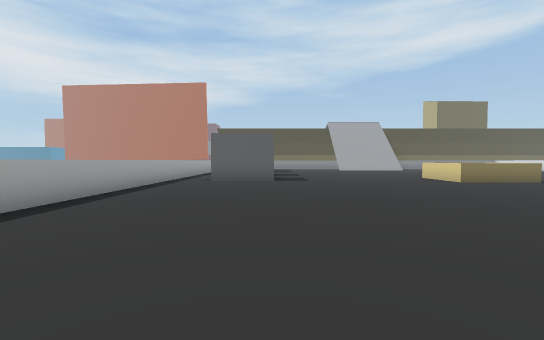
view 1 (above)

20 first-person views from a walk through a 3-D level made in the Unity game engine. The camera is 1.4 m above the floor, tilts 2° down and sees 90° across. The floor is counted in squares, 2 m on a side. Each view is taken from the middle of a square. On the plan, view 1 faces up. The plan holds only what a view shows up to about 9 squares ahead; the rest is blank. The place goes on beyond the plan. The player is left out.

view 2
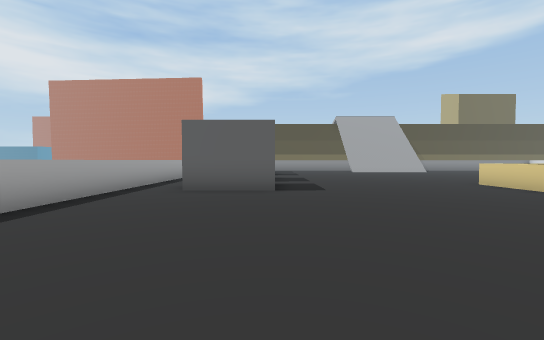

view 3
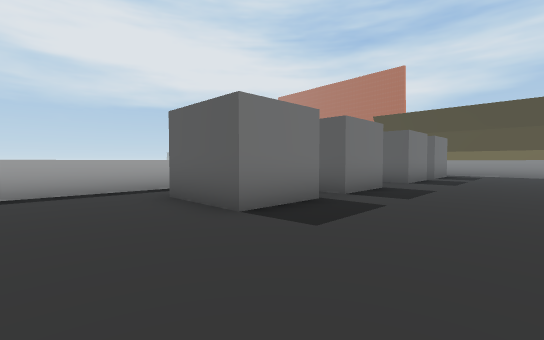

view 4
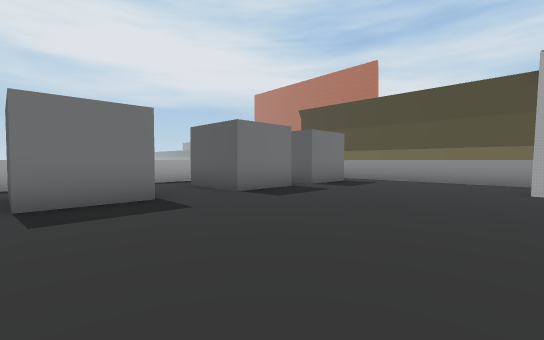

view 5
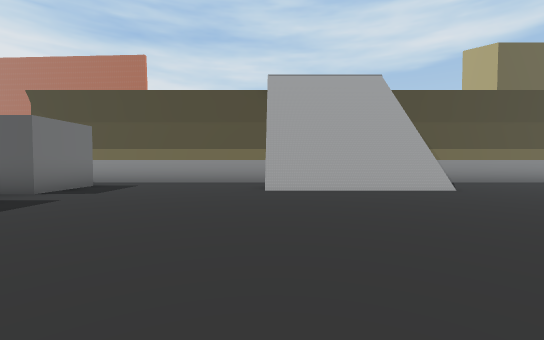

view 6
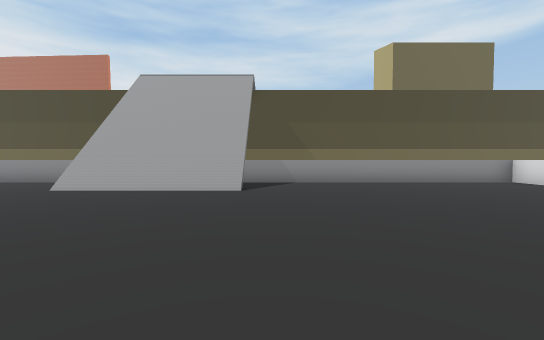

view 7
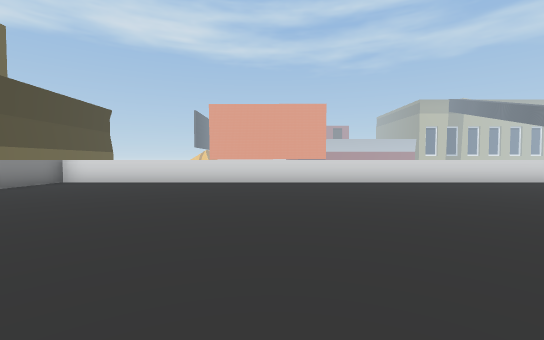

view 8
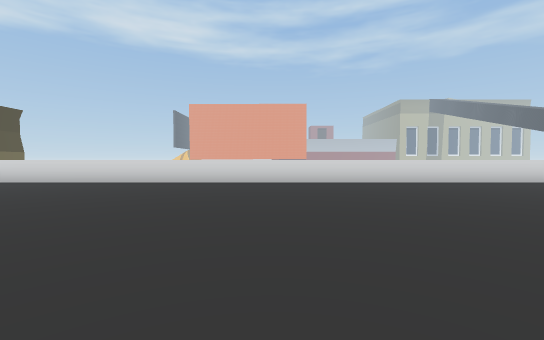

view 9
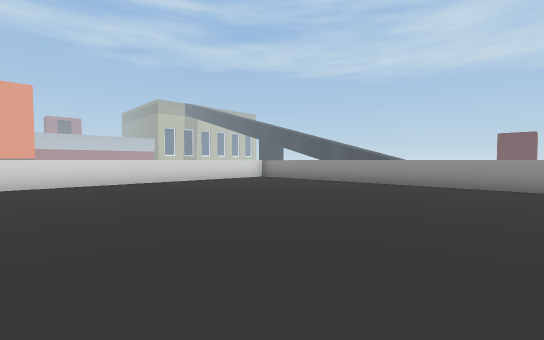

view 10
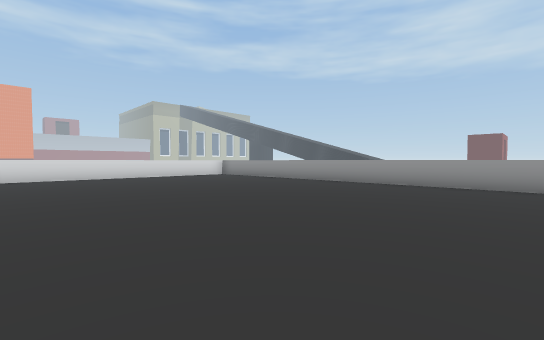

view 11
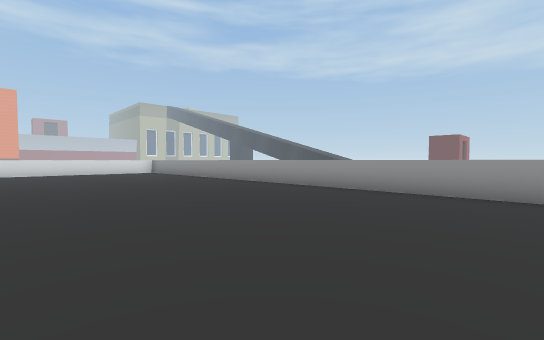

view 12
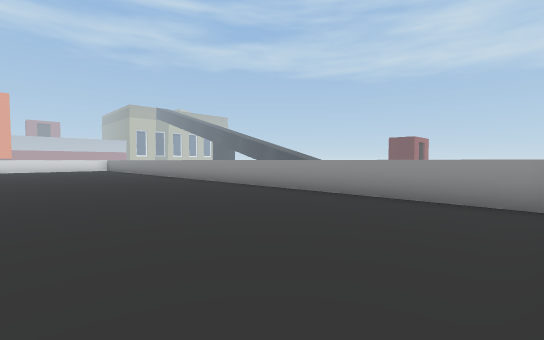

view 13
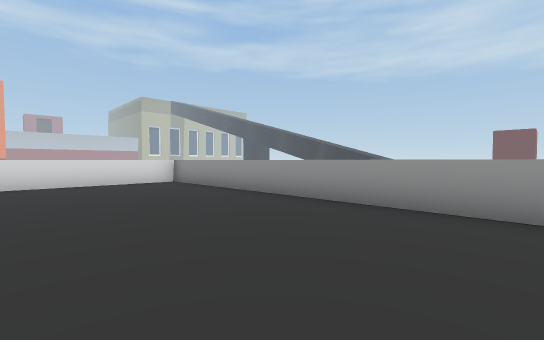

view 14
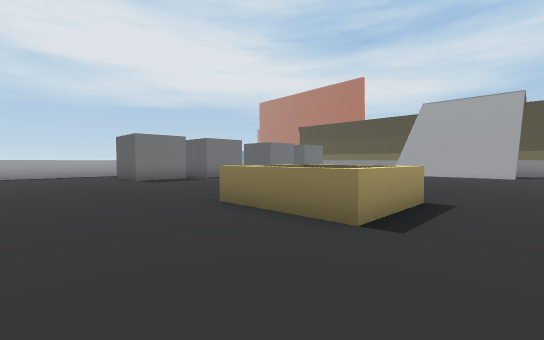

view 15
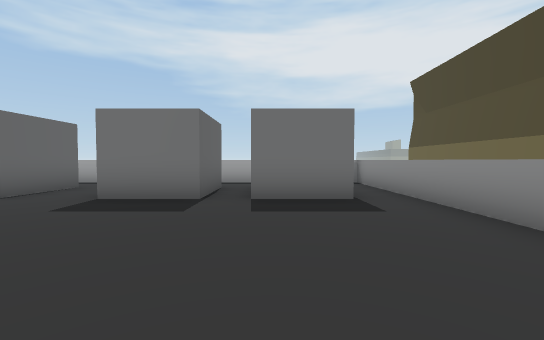

view 16
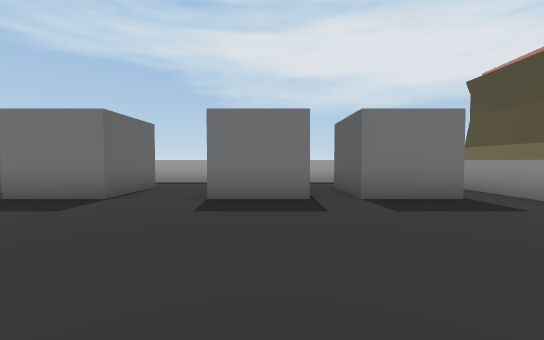

view 17
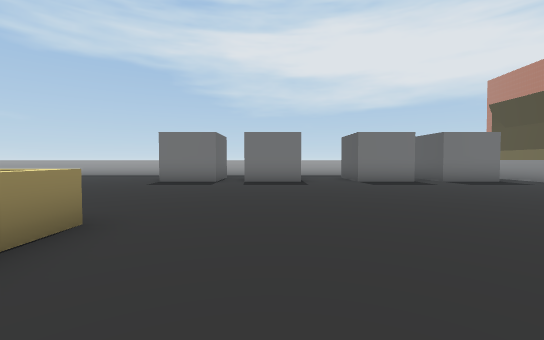

view 18
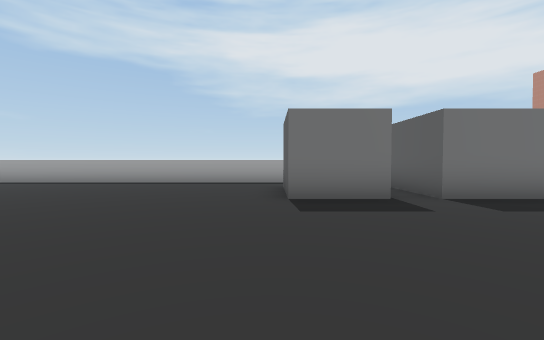

view 19
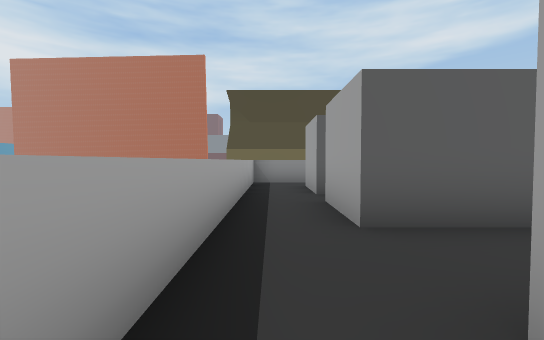

view 20
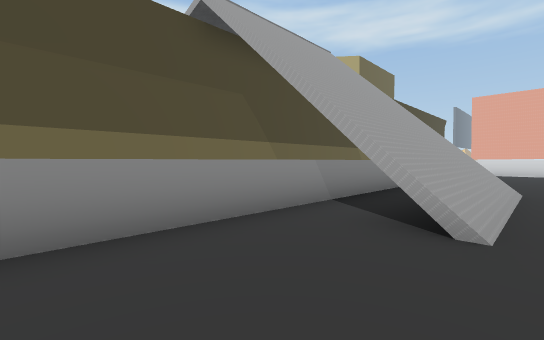

### Floor plan
Key: @ floor where view 1 was taken; # wall or solid block; . main floor; : floor 1.25 m higher than the main floor; ^ raised ledge.
Columns run from 4 left of view 1 to 18 right of it. Each row starts with its distance up from view 1.
 22 ^#####################^
 21 ^.....................^
 20 ^.###....#:::#........^
 19 ^.###.................^
 18 ^.....................^
 17 ^.###.................^
 16 ^.###.................^
 15 ^.....................^
 14 ^.###.................^
 13 ^.###.................^
 12 ^.###.................^
 11 ^.###.....^^^.........^
 10 ^.###.....^ ^.........^
  9 ^.........^^^.........^
  8 ^.....................^
  7 ^.....................^
  6 ^.....................^
  5 ^.....................^
  4 ^.....................^
  3 ^.....................^
  2 ^.....................^
  1 ^.....................^
  0 ^...@.................^
 -1  .....................^
 -2  #####################^

Where each view was taken, in squares from view 1:
view 1: 0 up, 0 right, facing up
view 2: 3 up, 0 right, facing up
view 3: 7 up, 3 right, facing up-left
view 4: 12 up, 5 right, facing up-left
view 5: 13 up, 5 right, facing up
view 6: 13 up, 10 right, facing up
view 7: 15 up, 9 right, facing right
view 8: 10 up, 9 right, facing right
view 9: 6 up, 9 right, facing down-right
view 10: 6 up, 6 right, facing down-right
view 11: 4 up, 2 right, facing down-right
view 12: 3 up, 3 left, facing down-right
view 13: 2 up, 9 right, facing down-right
view 14: 6 up, 10 right, facing up-left
view 15: 19 up, 5 right, facing left
view 16: 17 up, 5 right, facing left
view 17: 13 up, 9 right, facing left
view 18: 9 up, 5 right, facing left
view 19: 13 up, 3 left, facing up
view 20: 19 up, 2 right, facing up-right
